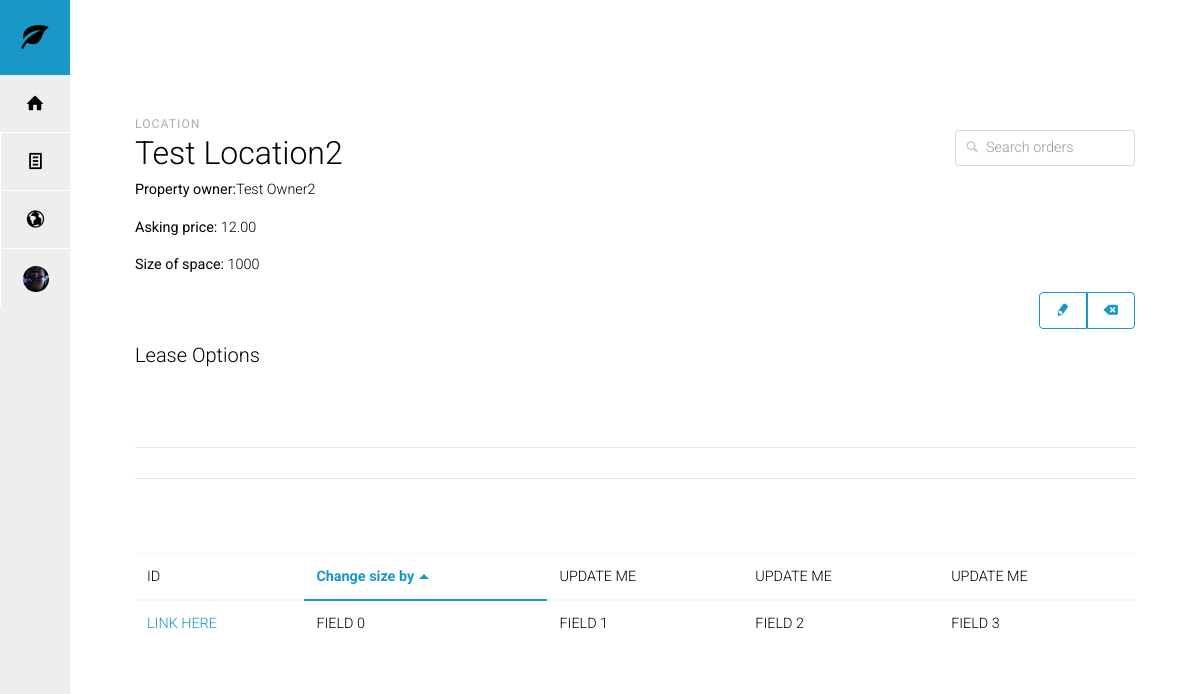
Before: /commissions/lease/1/ with the older database file.
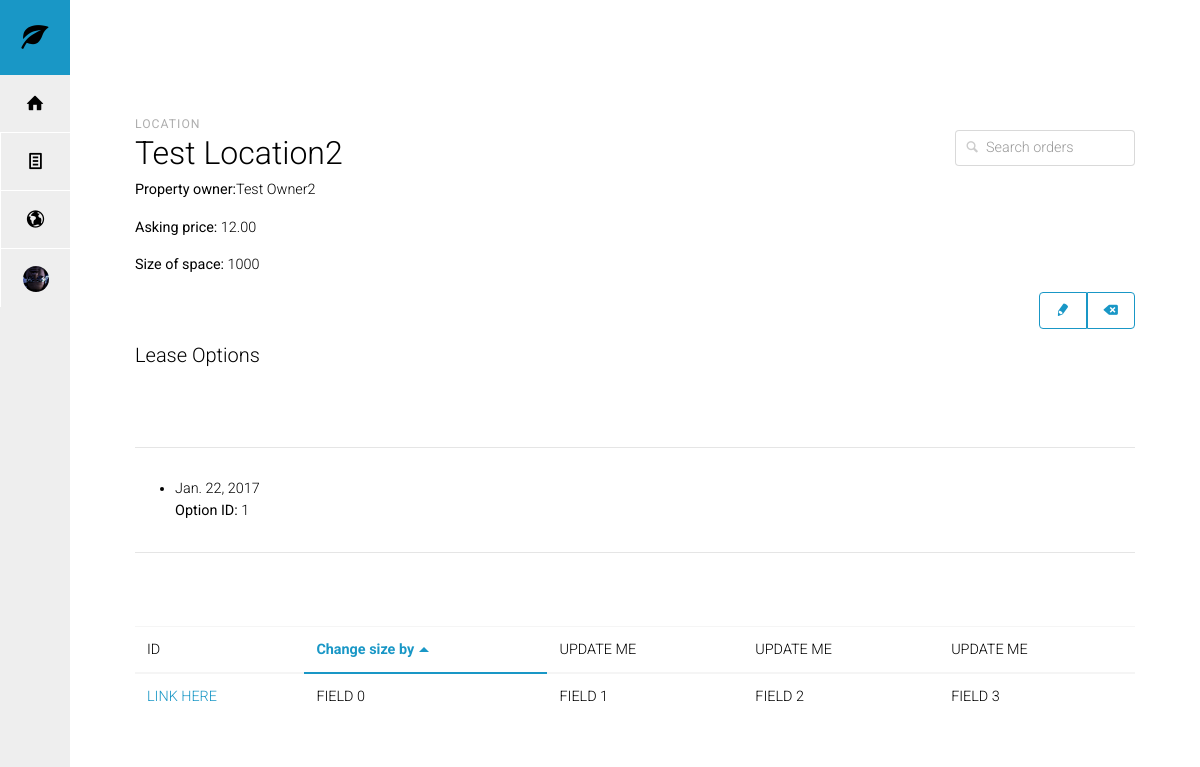
After: the same page with the newer database file.
### commissions/models.py (models this page shows, shortened)
class Option(models.Model):
    lease = models.ForeignKey('Lease', on_delete=models.CASCADE, null=True)
    terms = models.TextField(blank=True)
    notice_date = models.DateField(null=True, blank=True)
    commencement_date = models.DateField(null=True, blank=True)
    expiration_date = models.DateField(null=True, blank=True)
    size = models.IntegerField(null=True, blank=True, default=0)
    commission_rate = models.DecimalField(decimal_places=4, default=0, max_digits=5)
    contingencies = models.TextField(blank=True)
    created = models.DateTimeField(auto_now=False, auto_now_add=True)
    date_modified = models.DateTimeField(auto_now=True, auto_now_add=False)
    class Meta:
        ordering = ("-expiration_date",)

### commissions/views.py (the view)
# urls.py: url(r'^lease/(?P<pk>[0-9]+)/$', views.LeaseDetailView.as_view(), name='lease-detail'),
class LeaseDetailView(generic.DetailView):
    model = Lease
    def get_context_data(self, **kwargs):
        context = super(LeaseDetailView, self).get_context_data(**kwargs)
        context['options_list'] = Option.objects.all()
        return context

### commissions/templates/commissions/lease_detail.html (shortened to what this page needs)
{% extends 'base.html' %}
{% block content %}
   <p><strong>Genres:</strong>
  </p>
  <div class="container">
        <div class="dashhead">
  <div class="dashhead-titles">
    <h6 class="dashhead-subtitle">Location</h6>
    <h2 class="dashhead-title">{{ lease.location_name }}</h2>
    <p><strong>Property owner:</strong>{{ lease.property_owner_name }} </p>
    <p><strong>Asking price:</strong> {{ lease.rent_price }} </p>
    <p><strong>Size of space:</strong> {{ lease.size_of_space }} </p>
  </div>
  <div class="btn-toolbar dashhead-toolbar">
    <div class="btn-toolbar-item input-with-icon">
      <input type="text" class="form-control input-block" placeholder="Search orders">
      <span class="icon icon-magnifying-glass"></span>
    </div>
  </div>
  </div>
  <div class="flextable table-actions">
    <div class="flextable-item flextable-primary">
    </div>
    <div class="flextable-item">
      <div class="btn-group">
        <button type="button" class="btn btn-outline-primary">
          <span class="icon icon-pencil"></span>
        </button>
        <button type="button" class="btn btn-outline-primary">
          <span class="icon icon-erase"></span>
        </button>
      </div>
    </div>
  </div>
<h5> Lease Options </h5>
<br/>
<br/>
<hr>
    <ul>
        {% for option in lease.option_set.all %}
            <li>{{ option.commencement_date }}</li>
            <p><strong>Option ID:</strong> {{ option.id }}</p>
         {% endfor %}
    </ul>
<hr>
<br/>
<br/>
  <div class="table-responsive">
    <table class="table" data-sort="table">
      <thead>
        <tr>
          <th>ID</th>
          <th>Change size by</th>
          <th>UPDATE ME</th>
          <th>UPDATE ME</th>
          <th>UPDATE ME</th>
        </tr>
      </thead>
      <tbody>
        <tr>
          <td><a href="#">LINK HERE</a></td>
          <td>FIELD 0</td>
          <td>FIELD 1</td>
          <td>FIELD 2</td>
          <td>FIELD 3</td>
        </tr>
      </tbody>
    </table>
  </div>
{% endblock %}

Changed rows visible on the page:
added Option: commencement_date "Jan. 22, 2017", id "1"
